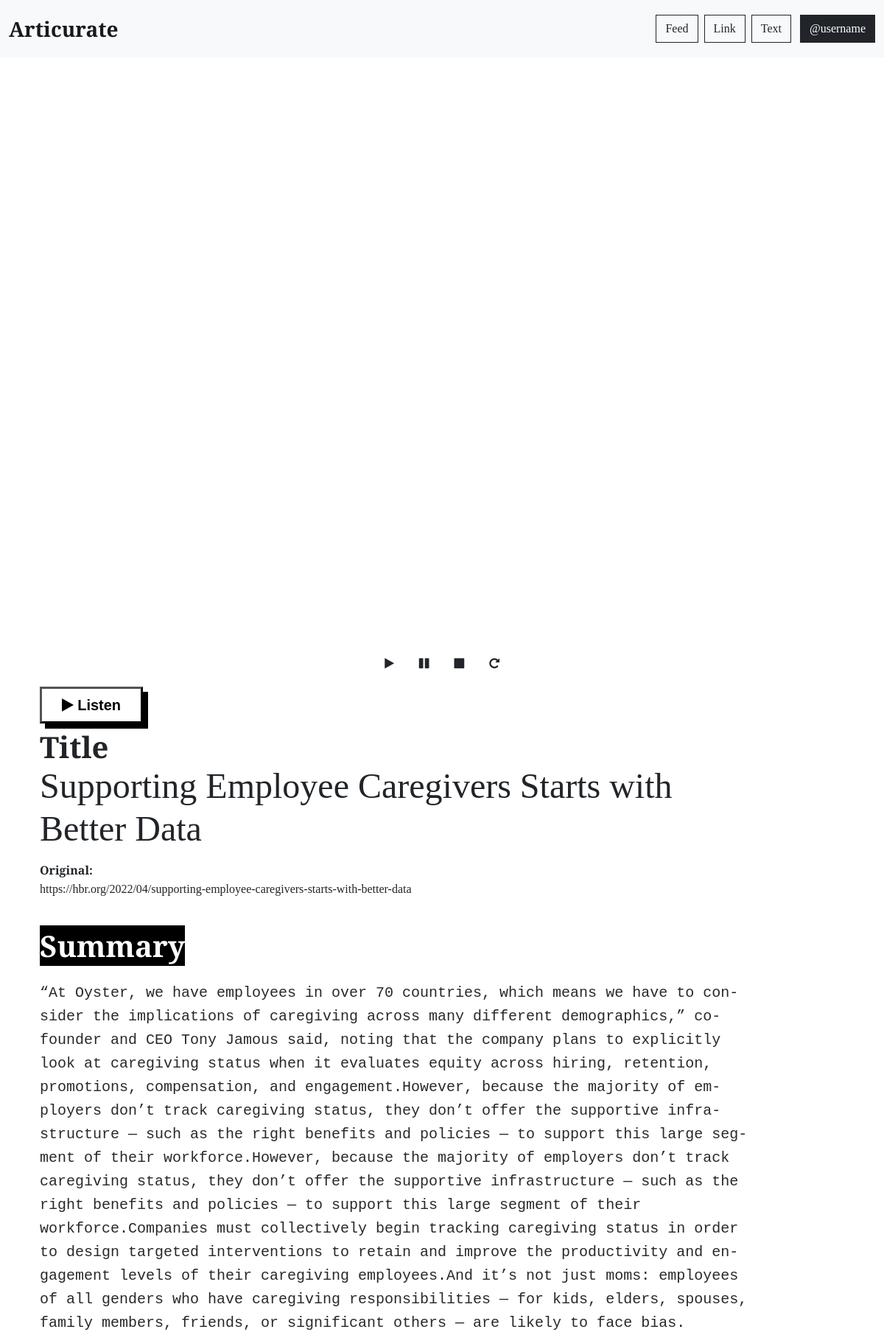
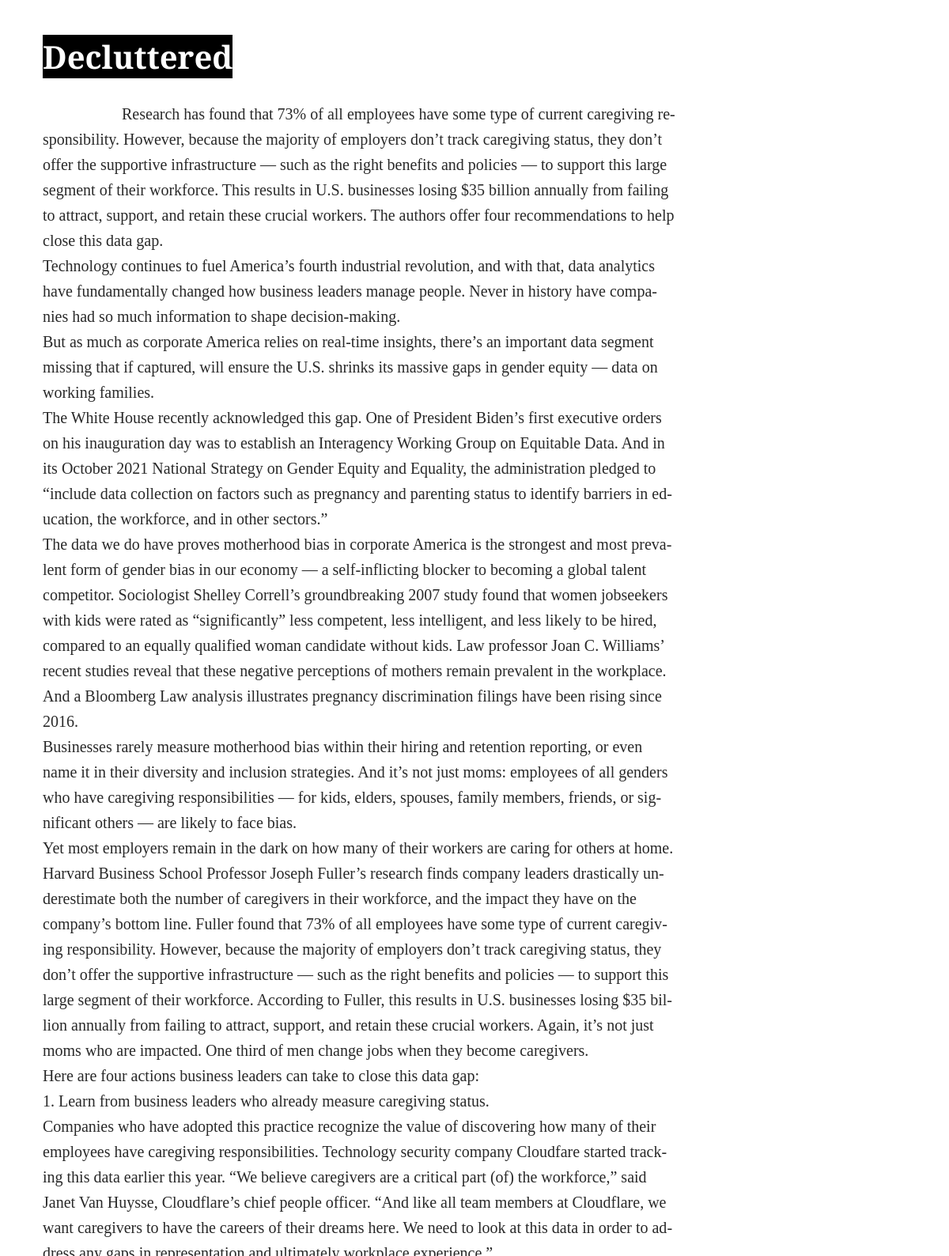
/e/2 (upper part), run on the app's committed database (2 pictures, top to bottom).
### app/models.py (models this page shows, shortened)
class Entry(db.Model):
    __tablename__ = "entries"
    id = db.Column(db.Integer, unique=True, primary_key=True)
    entry_created = db.Column(db.DateTime, nullable=False, default=datetime.utcnow)
    source_url = db.Column(db.String(240))
    title = db.Column(db.String(100))
    published_date = db.Column(db.DateTime)
    authors = db.Column(db.String(240))
    top_image = db.Column(db.String(240))
    content = db.Column(db.Text)
    summary = db.Column(db.Text)
    audio_file = db.Column(db.String(240))
    user_id = db.Column(db.Integer, db.ForeignKey("users.id"))
    feed_id = db.Column(db.Integer, db.ForeignKey("feeds.id"))

### app/main/routes.py (the view)
@main.route("/e/<entry_id>")
def get_entry(entry_id):
    entry = Entry.query.get_or_404(entry_id)
    return render_template("entry.html", entry=entry)

### app/templates/entry.html (shortened to what this page needs)
{% extends "layout.html" %}
{% block content %}
<link rel="stylesheet" href="{{url_for('static', filename='styles/entry.css')}}" />
<div class="container-fluid">
    <div class="row" id="audioRow">
        <div class="col">
            <div style="position: relative;">
                <div class="audio-container siri-container" id="siriContainer">
                </div>
            </div>
            <div class="container d-flex  flex-lg-row justify-content-center" id="controls">
                <button class="btn  m-1 mybtn bgbtn" id="playBtn"><i class="fa fa-play"></i>
                </button>
                <button class="btn  m-1 mybtn bgbtn" id="pauseBtn"><i class="fa fa-pause"></i>
                </button>
                <button class="btn  m-1 mybtn bgbtn" id="stopBtn"><i class="fa fa-stop"></i>
                </button>
                <button class="btn m-1 mybtn bgbtn" id="replayBtn"><i class="fa fa-repeat"></i>
                </button>
            </div>
        </div>
    </div>
</div>
<div class="container-fluid">
    <div class="row">
        <div class="container-fluid">
            <div class="col">
                <div class="container my-2">
                    <button class="" id="listenBtn" style="border-radius: 0px;"><i class="fa fa-solid fa-play"></i>
                        Listen</button>
                </div>
                <div class="container">
                    <span class="display-6" style="font-weight: 900;">Title</span>
                    <p class="display-5" id="title">
                        {{entry.title}}
                    </p>
                    {% if entry.source_url %}
                    <span style="font-weight: 900;">Original: </span>
                    <p id="sourceUrl" style="">
                        {{entry.source_url}}
                    </p>
                    {% endif %}
                </div>
            </div>
        </div>
    </div>
</div>
<div class="container-fluid my-4">
    <div class="row" id="summaryRow">
        <div class="container-fluid">
            <div class="col">
                <div class="container">
                    <span class="display-6"
                        style="background-color: black; color:white;font-weight: 900;">Summary</span>
                    <p id="summary" class="my-4">
                        {{entry.summary}}
                    </p>
                </div>
            </div>
        </div>
    </div>
</div>
<div class="container-fluid my-4">
    <div class="row" id="contentRow">
        <div class="col">
            <div class="container">
                <span class="display-6"
                    style="background-color: black; color:white;font-weight: 900;">Decluttered</span>
                <p id="content">
                </p>
            </div>
        </div>
    </div>
</div>
{% endblock %}

### app/static/styles/global.css (style rules this page uses)
body, html { height: 100%; width: 100%; font-family: "PT Serif", serif; }
p { font-family: "PT Serif", serif; font-size: 16px; line-height: 26px; word-wrap: break-word; overflow-wrap: break-word; hyphens: auto; }

### app/static/styles/entry.css (style rules this page uses)
#summaryRow { min-height: 500px; }
#contentRow { height: 100vh; min-height: 500px; }
#title { max-width: 40ch; min-height: 80px; }
#summary { min-height: 400px; max-width: 80ch; font-family: monospace; font-size: 20px; line-height: 32px; color: rgba(41, 41, 41, 1); font-weight: 400; word-wrap: break-word; }
#content { min-height: 500px; max-width: 80ch; font-family: "PT Serif", serif; font-size: 20px; line-height: 32px; color: rgba(41, 41, 41, 1); font-weight: 400; word-wrap: break-word; white-space: pre-wrap; }
#controls { position: sticky; z-index: 10; }

### app/templates/entry.html (style rules this page uses)
#listenBtn { font-size: 20px; font-family: Arial; width: 140px; height: 50px; border-width: 3px; color: black; border-color: black; font-weight: bold; border-top-left-radius: 0px; border-top-right-radius: 0px; border-bottom-left-radius: 0px; border-bottom-right-radius: 0px; box-shadow: 7px 7px 0px 0px black; background: none; }

### data on the page
Entry: title "Supporting Employee Caregivers Starts with Better Data", source_url "https://hbr.org/2022/04/supporting-employee-caregivers-starts-with-better-data", summary "“At Oyster, we have employees in over 70 countries, which means we have to consider the implications of caregiving across many different demographics,” co-founder and CEO Tony Jamous said, noting that the company plans to explicitly look at caregiving status when it evaluates equity across hiring, retention, promotions, compensation, and engagement.However, because the majority of employers don’t track caregiving status, they don’t offer the supportive infrastructure — such as the right benefits and policies — to support this large segment of their workforce.However, because the majority of employers don’t track caregiving status, they don’t offer the supportive infrastructure — such as the…"
